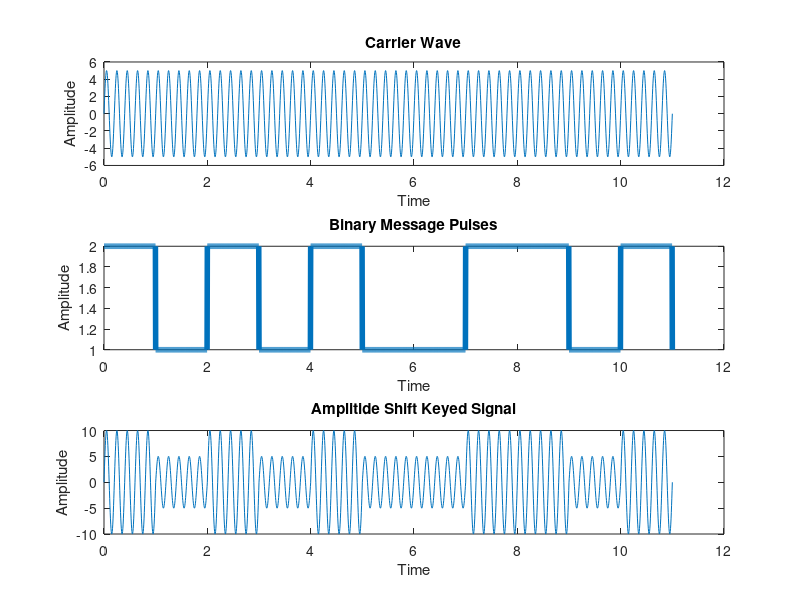

This chart was generated by the following MATLAB code:
%ASK using linecoding
%fc=input('Enter the freq of Sine Wave carrier:');
fp=input('Enter the freq of Periodic Binary pulse (Message):');
amp=input('Enter the amplitude (For Carrier & Binary Pulse Message):');
bits = [1 0 1 0 1 0 0 1 1 0 1];
bitrate = 1; % bits per second

T = length(bits)/bitrate; 
n = 200;
N = n*length(bits);
dt = T/N;
t = 0:dt:T;
x = zeros(1,length(t)); 


%% Unipolar NRZ
for i = 0:length(bits)-1
  if bits(i+1) == 1
    x(i*n+1:(i+1)*n) = 1;
  else
    x(i*n+1:(i+1)*n) = 0;
  end
end

fc=5;
c=amp.*sin(2*pi*fc*t);
subplot(3,1,1) %
plot(t,c)
xlabel('Time')
ylabel('Amplitude')
title('Carrier Wave')
m=1*square(2*pi*fp*t)+1;
subplot(3,1,2) 
plot(t,x+1,'LineWidth',4)
xlabel('Time')
ylabel('Amplitude')
title('Binary Message Pulses')
w=c.*(x+1); 
subplot(3,1,3) 
plot(t,w)
xlabel('Time')
ylabel('Amplitude')
title('Amplitide Shift Keyed Signal')